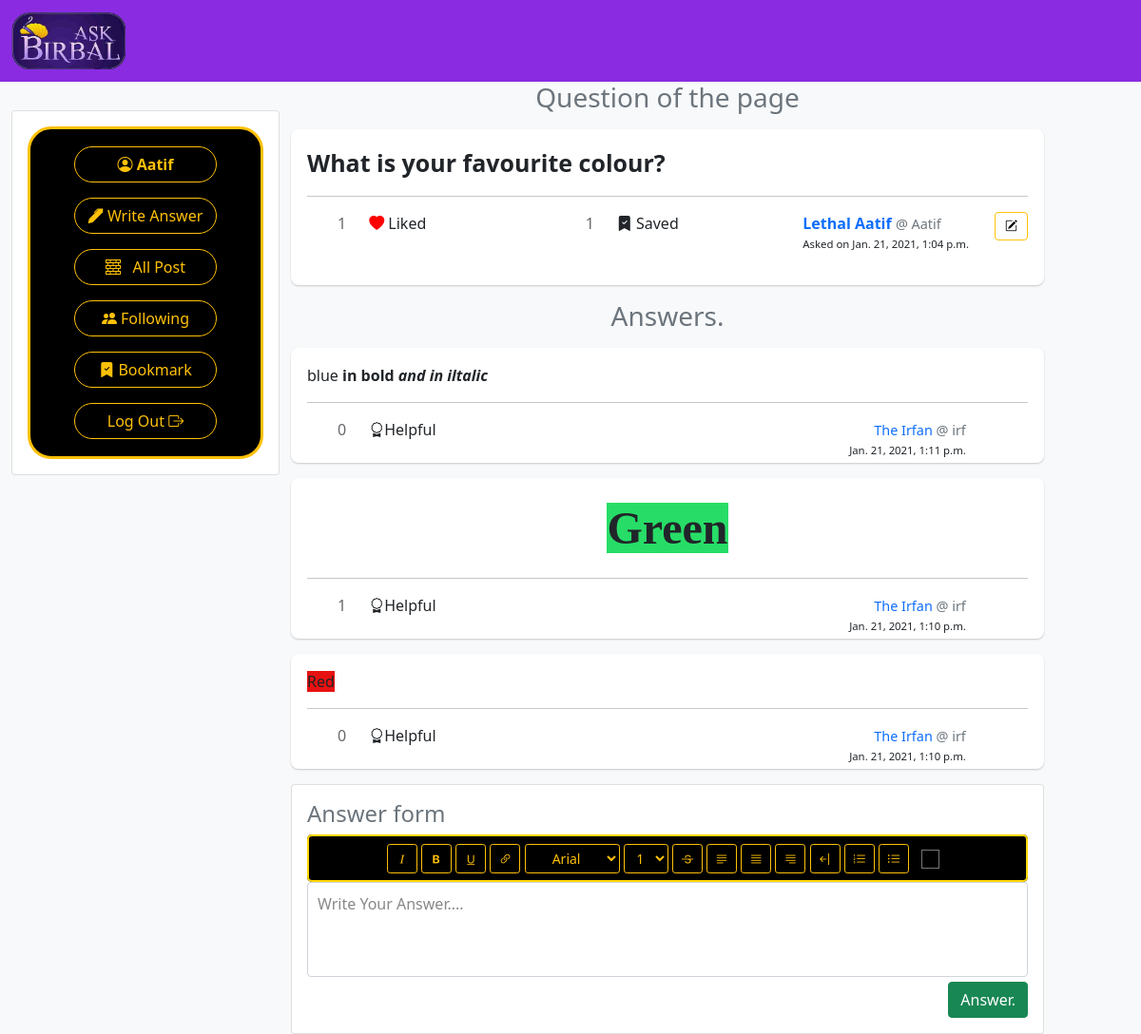
/answer/20 (signed in), run on the app's committed database.
### birbal/models.py (models this page shows)
class User(AbstractUser):
    pass

class Questions(models.Model):
    content = models.CharField(max_length=280)
    bookmark = models.ManyToManyField(User, related_name="bookmarked_que")
    likes = models.ManyToManyField(User, related_name="liked_posts")
    created_at = models.DateTimeField(auto_now_add=True)
    user = models.ForeignKey(User, on_delete=models.CASCADE, related_name="posts")

class Answers(models.Model):
    content = models.TextField()
    answerFor = models.ForeignKey(Questions, on_delete = models.CASCADE, related_name="answer_for")
    useful = models.ManyToManyField(User, related_name="useful_posts")
    created_at = models.DateTimeField(auto_now_add=True, blank=True)
    user = models.ForeignKey(User, on_delete=models.CASCADE, related_name="ans")

### birbal/views.py (the view)
# urls.py: path("answer/<int:postId>", views.answer, name="answer"),
def answer(request, postId):
    que_post = Questions.objects.get(id=postId)
    if request.method == "POST":
        if not request.user.is_authenticated:
            return HttpResponseRedirect(reverse("index"))
        ques = request.POST["answer"]
        Answers.objects.create(content=ques, user=request.user, answerFor= que_post)
        return HttpResponseRedirect(reverse("answer", args=(postId, )))
    else:
        ans_posts = Answers.objects.filter(answerFor=que_post).order_by("-created_at").all()
        return render(request, "birbal/answer.html", {
        "ans_posts": ans_posts ,
        "post": que_post
        })

### birbal/templates/birbal/answer.html (shortened to what this page needs)
{% extends "birbal/layout.html" %}
{% block body %}
<div class="text-muted" style="text-align: center;">
   <h3>
       Question of the page
    </h3>
</div>
<div class="card my-3" style="border-radius: 8px; border-color: transparent; box-shadow: 0 1px 2px rgba(0, 0, 0, 0.2);">
    <div class="card-body">
        <div class="card-text content" id="content{{ post.id }}" style="font-size: 25px; font-weight:bold;">
            {{ post.content }}
        </div>
        <hr>
        <div class="row">
            <div class="col-1" id="likes{{ post.id }}" style="color: #65676B; text-align: end;">
                {{ post.likes.all.count }}
            </div>
            {% if user.is_authenticated %}
            <div data-postid="{{ post.id }}" class="col-3 like">
                {% if user in post.likes.all %}
                <i class='bi bi-heart-fill' style="color: red;"></i> Liked
                {% else %}
                <i class='bi bi-heart'></i> Like
                {% endif %}
            </div>
            <div class="col-1" id="bm{{ post.id }}" style="color: #65676B; text-align: end;">
                {{ post.bookmark.all.count }}
            </div>
            <div data-postid="{{ post.id }}" class="col-3 bookmark">
                {% if user in post.bookmark.all %}
                <i class="bi bi-bookmark-check-fill"></i> Saved
                {% else %}
                <i class="bi bi-bookmark"></i> Bookmark
                {% endif %}
            </div>
            {% else %}
            <div class="col-3" data-bs-toggle="modal" data-bs-target="#loginModal"><i class='bi bi-heart'></i> Like
            </div>
            <div class="col-3" data-bs-toggle="modal" data-bs-target="#loginModal"><i class="bi bi-bookmark"></i>
                Bookmark
            </div>
            {% endif %}
            <div class="col-4">
                <a href="{% url 'profile' post.user.username %}" style="text-decoration:none">
                    <strong>{{ post.user.first_name }} {{ post.user.last_name }}</strong>
                </a>
                <a href="{% url 'profile' post.user.username %}" class="text-muted "
                    style="font-size: 0.9rem; text-decoration:none;">
                    @ {{ post.user.username }}
                </a>
                {% if user == post.user %}
                <button style="float: right; font-size: small; padding: 4px 10px" data-postid="{{ post.id }}"
                    class="btn btn-outline-warning text-success edit" title="Edit Your Question.">
                    <i class="bi bi-pencil-square" style="color: black;"></i>
                </button>
                {% endif %}
                <p style="font-size: small">
                    <small class="post-date">Asked on {{ post.created_at }}</small>
                </p>
            </div>
        </div>
    </div>
</div>
<div class="text-muted" style="text-align: center;">
{% if ans_posts %}
    <h3>
        Answers.
     </h3>
    {% endif %}
</div>
{% for post in ans_posts %}
<div class="card my-3" style="border-radius: 8px; border-color: transparent; box-shadow: 0 1px 2px rgba(0, 0, 0, 0.2);">
    <div class="card-body">
        <div class="card-text content" id="anscontent{{ post.id }}">
            {{ post.content |safe }}
        </div>
        <hr>
        <div class="row" style="height: 30px;">
            <div class="col-1" id="useful{{ post.id }}" style="color: #65676B; text-align: end;">
                {{ post.useful.all.count }}
            </div>
            {% if user.is_authenticated %}
                <div data-postid="{{ post.id }}" class="col-5 helpful">
                    {% if user in post.useful.all %}
                    <i class='bi bi-award-fill' style="color:goldenrod;"></i>Awarded
                    {% else %}
                    <i class='bi bi-award'></i>Helpful
                    {% endif %}
                </div>
            {% else %}
                <div class="col-5" data-bs-toggle="modal" data-bs-target="#loginModal">
                    <i class='bi bi-award'></i>Helpful
            </div>
            {% endif %}
            <div class="col-5" style="text-align: end ;">
                <a href="{% url 'profile' post.user.username %}" style="font-size: 0.9rem; text-decoration:none">
                    {{ post.user.first_name }} {{ post.user.last_name }}
                </a>
                <a href="{% url 'profile' post.user.username %}" class="text-muted "
                    style="font-size: 0.9rem; text-decoration:none;">
                    @ {{ post.user.username }}
                </a>
                <p style="font-size: small">
                    <small class="post-date">{{ post.created_at }}</small>
                </p>
            </div>
            <div class="col-1">
            </div>
        </div>
    </div>
</div>
{% endfor %}
{% if user.is_authenticated %}
<div class="card card-body">
    <div class="text-muted" style="text-align: start;">
        <h4>
            Answer form
        </h4>
    </div>
    {% include "birbal/texteditor.html" %}
    <form id="ans-form" action="{% url 'answer' post.id %}" method="post" onsubmit="return getContent()">
        <div id="editor1" class="form-control" contenteditable="true" data-text="Write Your Answer...."
            style="white-space: normal; height: 100px; padding:10px; display:inline-block;"
            oninput='this.style.height = "auto"';
        ></div>
        <div style="text-align: end; margin-top: 5px;">
            <button class="btn btn-success" type="submit">Answer.</button>
        </div>
    </form>
</div>
{% endif %}
{% endblock %}
{% block body_left %}
<div class="p-2">
{% if user.is_authenticated %}
    <a class="btn btn-outline-warning " href="#ans-form"
        style="width: 150px; border-radius: 25px;">
        <i class="bi bi-pen-fill"></i>
        Write Answer
    </a>
{% else %}
    <a class="btn btn-outline-warning " data-bs-toggle="modal" data-bs-target="#loginModal"
        style="width: 150px; border-radius: 25px;">
        <i class="bi bi-pen-fill"></i>
        Write Answer
    </a>
{% endif %}
</div>
{% endblock %}

### birbal/templates/birbal/layout.html (shortened to what this page needs)
{% load static %}
<!DOCTYPE html>
<html lang="en">
<head>
    <link href="https://cdn.jsdelivr.net/npm/bootstrap@5.0.0-beta1/dist/css/bootstrap.min.css" rel="stylesheet"
>
    <link rel="stylesheet" href="https://cdn.jsdelivr.net/npm/bootstrap-icons@1.3.0/font/bootstrap-icons.css">
</head>
<body>
    <nav class="navbar navbar-expand-md navbar-dark" style="background-color:blueviolet;">
        <div class="container-fluid" style="height: fit-content;">
            <div class="navbar-brand ">
                <img src="{% static 'birbal/askbirbal_logo.png' %}" alt="Ask birbal logo" style="width: 120px;">
            </div>
        </div>
    </nav>
    <div class="row bg-light">
        <div class="d-md-block d-none col-3 position-sticky"
            style="position: sticky;
                top: 0;
                left: 0;
                height: 500px;" >
            <div class="card card-body" style="margin-top: 30px; height: fit-content;">
                <div class="border border-3 border-warning"
                    style="background-color: black; text-align: center; padding: 10px; border-radius: 25px;">
                    {% if user.is_authenticated %}
                    <div class="p-2">
                        <a class="btn btn-outline-warning" href="{% url 'profile'  user.username  %}"
                             id="profile" data-id="{{ user.id }}"
                            style="width: 150px; border-radius: 25px;">
                            <strong>
                                <i class="bi bi-person-circle"></i>
                                {{ user.username }}
                            </strong>
                        </a>
                    </div>
                    {% endif %}
                    {% block body_left %}
                    {% endblock %}
                    <div class=" p-2">
                        <a class="btn btn-outline-warning " href="{% url 'index' %}"
                            style="width: 150px; border-radius: 25px;">
                            <i class="bi bi-bricks"></i> &nbsp;  All Post
                        </a>
                    </div>
                    {% if user.is_authenticated %}
                    <div class="p-2">
                        <a class="btn btn-outline-warning" href="{% url 'following' %}" id="following-view"
                            style="width: 150px; border-radius: 25px;">
                            <i class="bi bi-people-fill"></i>
                            Following
                        </a>
                    </div>
                    <div class=" p-2">
                        <a class="btn btn-outline-warning" href="{% url 'bookmark' %}" id="bookmark-view"
                            style="width: 150px; border-radius: 25px;">
                            <i class="bi bi-bookmark-check-fill"></i>
                            Bookmark
                        </a>
                    </div>
                    <div class=" p-2">
                        <a class="btn btn-outline-warning" href="{% url 'logout' %}"
                            style="width: 150px; border-radius: 25px;">
                            Log Out <i class="bi bi-box-arrow-right"></i>
                        </a>
                    </div>
                    {% endif %}
                </div>
            </div>
        </div>
        <div class="col-12 col-md-8">
            {% block body %}
            {% endblock %}
        </div>
    </div>
</body>
</html>

### birbal/templates/birbal/texteditor.html (style rules this page uses)
#editor1:empty:before { content: attr(data-text); color: #888; }

### data on the page
User: username "Aatif"
Questions: content "What is your favourite colour?", likes.all.count "1", bookmark.all.count "1", user.first_name "Lethal", user.last_name "Aatif", user.username "Aatif", created_at "Jan. 21, 2021, 1:04 p.m."
Answers: content "blue in bold and in iltalic", useful.all.count "0", shows "Helpful", user.first_name "The", user.last_name "Irfan", user.username "irf", created_at "Jan. 21, 2021, 1:11 p.m."
Answers: content "Green", useful.all.count "1", shows "Helpful", user.first_name "The", user.last_name "Irfan", user.username "irf", created_at "Jan. 21, 2021, 1:10 p.m."
Answers: content "Red", useful.all.count "0", shows "Helpful", user.first_name "The", user.last_name "Irfan", user.username "irf", created_at "Jan. 21, 2021, 1:10 p.m."
